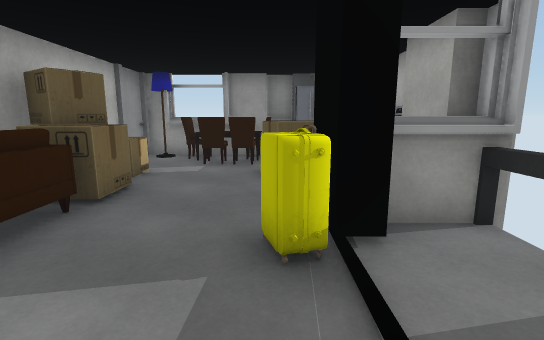
View 1 (above)

12 first-person views from a walk through a 3-D level made in the Unity game engine. The camera is 1.5 m above the floor, tilts 10° down and sees 85° across. The floor is counted in squares, 1 m on a side. Each view is taken from the middle of a square. On the plan, view 1 faces up. The plan holds only what a view shows up to about 15 squares ahead; the rest is blank. Door leaves are left out, so doorways stand open. Some surface patterns are stand-ins.

View 2
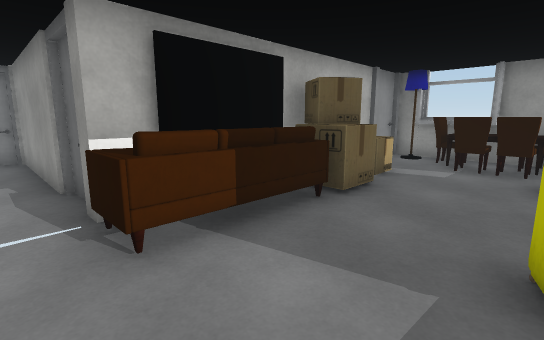

View 3
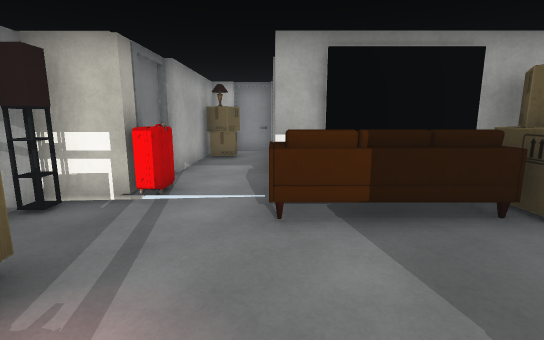

View 4
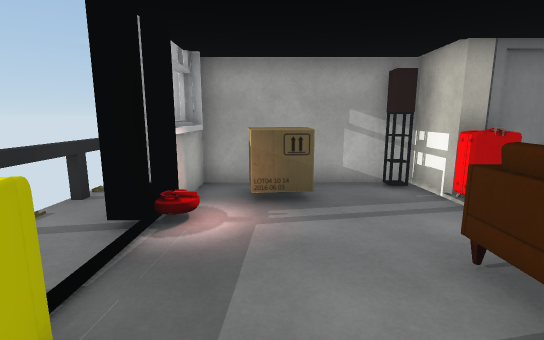

View 5
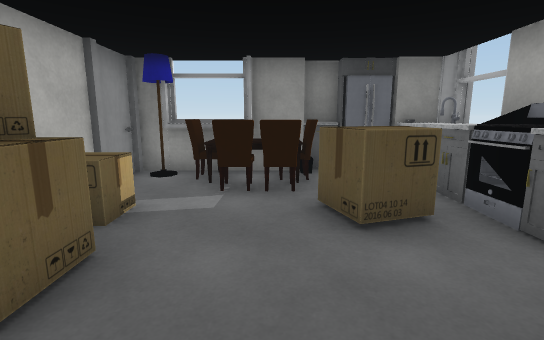

View 6
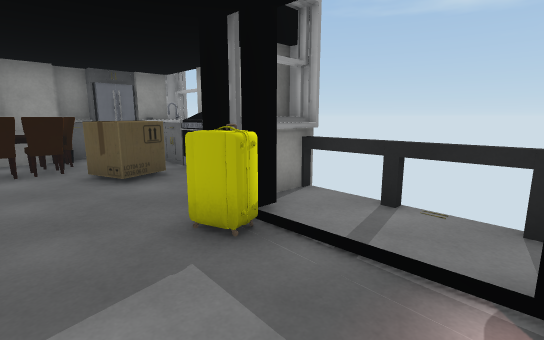

View 7
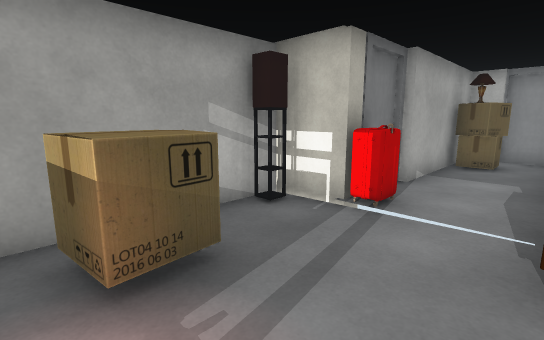

View 8
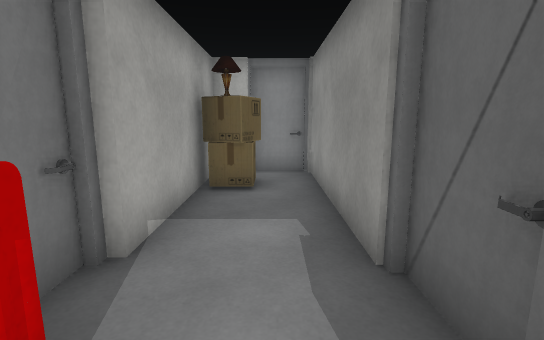

View 9
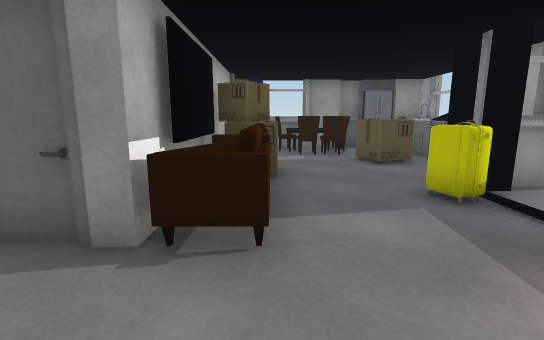

View 10
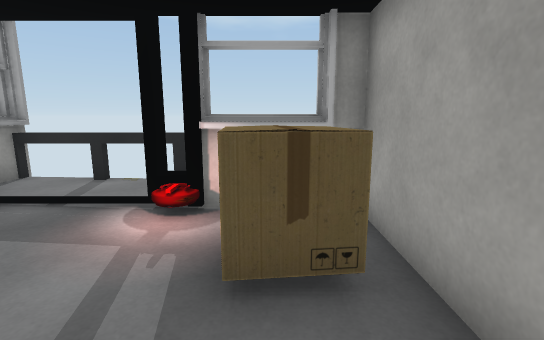

View 11
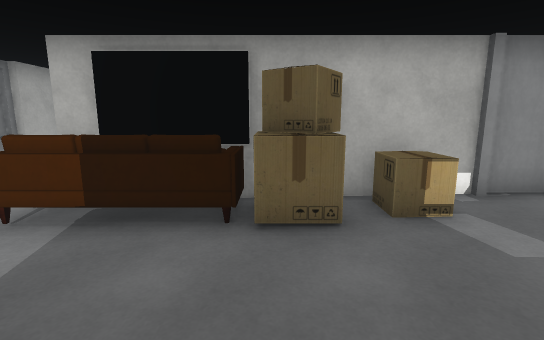

View 12
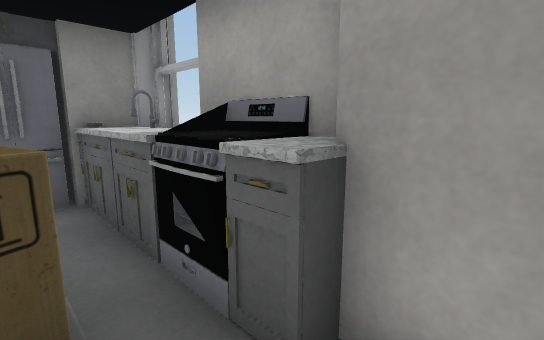

### Floor plan
Points are (right, up) in squares from view 1. A wall is a line through its corners. A room is listed if a view was taken in it or the views show most of it. See-through windows are left out.
Room 1 (views 1, 2, 3, 4, 5, 6, 7, 8, 9, 10, 11, 12)
walls: (-4.5, 1.2) (-6.7, 1.2); (2.6, 4.5) (2.6, 5.9) (2.2, 5.9) (2.2, 6.5); (-6.6, 1) (-12.1, 1) (-12.1, -0.6); (3.1, 6.2) (3.1, 8.5); (2.2, 8.4) (2.2, 10.8); (-1.5, 10.4) (-3.7, 10.4); (-0.5, -2.6) (-0.5, -2.1); (-0.1, 10.6) (-4.5, 10.6) (-4.5, 1) (-5, 1); (2.8, -1) (2.8, 1.5); (0.5, 10.6) (0, 10.6); (-4.2, -2.8) (-3.8, -2.8) (-3.8, -3.2); (0.5, 11.1) (-0.2, 11.1); (-7, -1.9) (-4.5, -1.9) (-4.5, -3.5) (0.8, -3.5) (0.8, -0.9); (3.5, 10.6) (2, 10.6); (-11.1, -1.5) (-6.9, -1.5)
ways out: open door at (1, 2.5); open door at (2, 0.2)
objects: other object (-11, -1) to (-10, -1); other object (-11, 0); other object (-5, -1); other object (-4, 1) to (-3, 4); other object (-4, 2) to (-4, 4); other object (-4, 5) to (-3, 6); other object (-4, 7) to (-3, 8); other object (-4, 10); other object (-3, 10); other object (-2, -3) to (-1, -2); other object (-2, 9); other object (-2, 9) to (0, 10); other object (-1, 9); other object (0, 3); other object (0, 7) to (1, 8); other object (0, 10); other object (1, 10); other object (1, 11); other object (2, 7) to (3, 8); other object (2, 10)

Positions as (right, up) in squares from view 1, and headings:
1: (0, 0), facing up
2: (0, 0), facing up-left
3: (1, 1), facing left
4: (-1, 4), facing down
5: (-1, 3), facing up
6: (-2, 0), facing up-right
7: (0, 1), facing down-left
8: (-4, 0), facing left
9: (-3, -2), facing up
10: (-4, -2), facing right
11: (1, 5), facing left
12: (1, 5), facing up-right
